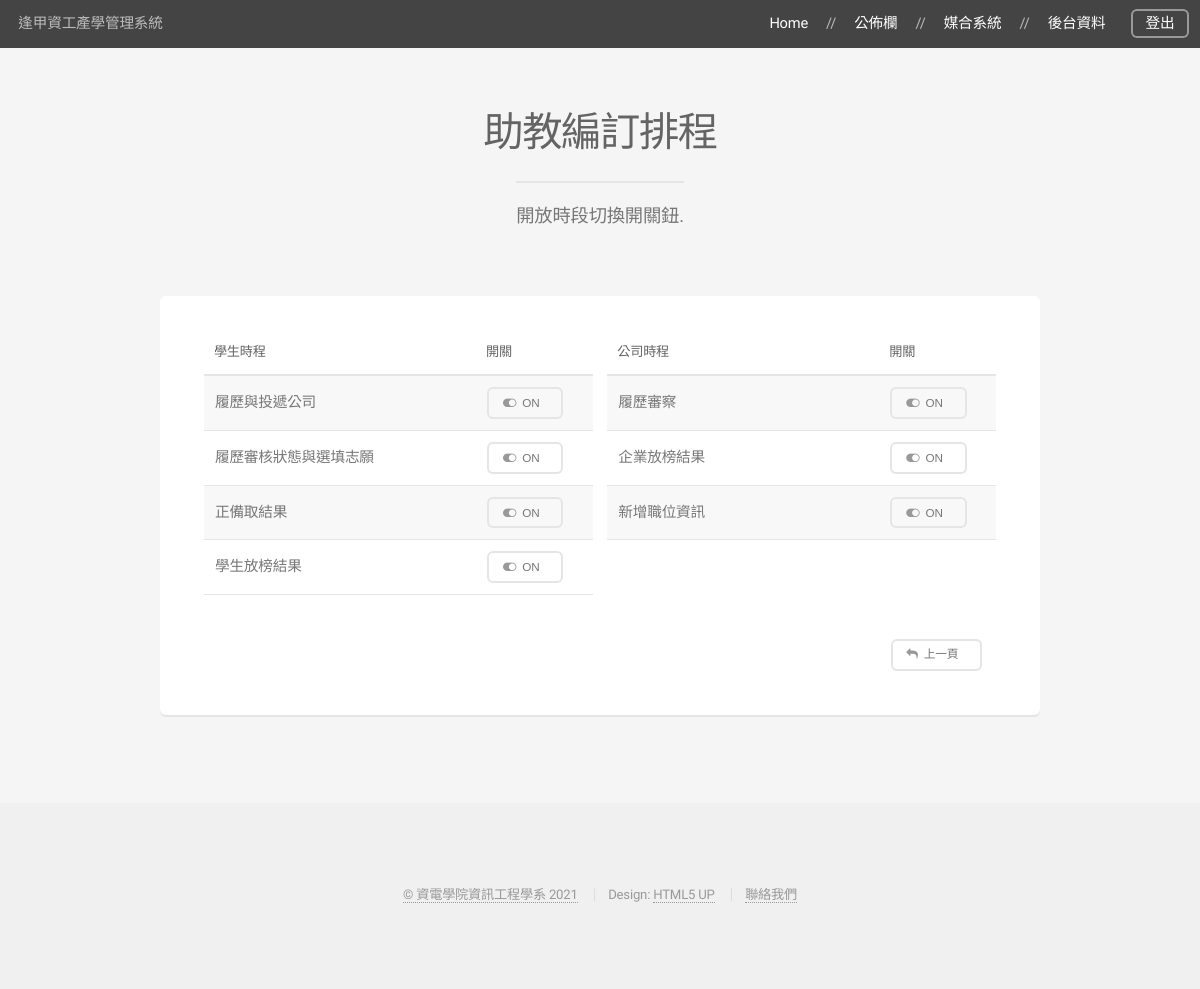
/manager/schedule/ (signed in), run on the app's committed database.
### manager/models.py (models this page shows)
class Function(models.Model):
    role = models.CharField(max_length=20, verbose_name='功能身分')
    function = models.CharField(max_length=20, verbose_name='功能名稱')
    switch = models.BooleanField(default=False, verbose_name='開關狀態')
    class Meta:
        ordering = ('function',)
        verbose_name = '功能開關'
        verbose_name_plural = '功能開關'

### manager/views.py (the view)
# urls.py: path('schedule/', views.schedule),
def schedule(request):
    if request.user.is_authenticated:
        if request.user.profile.role == Profile.MANAGER:
            student_units = Function.objects.filter(role='學生').order_by('id')
            company_units = Function.objects.filter(role='公司').order_by('id')
            if request.method == 'POST':
                function_ob = Function.objects.all()
                for unit in function_ob:
                    if unit.function in request.POST:
                        function_switch(unit)
            else:
                message = '請選擇要開關的功能！'
        else:
            message = '身分錯誤！請先登出切換身分！'
            return redirect('/personal_index')
        return render(request, 'schedule.html', locals())
    else:
        return redirect('')

### manager/templates/schedule.html (shortened to what this page needs)
{% extends 'base.html' %}
{% block headmessage %}
    <header>
        <h2>助教編訂排程</h2>
        <p>開放時段切換開關鈕.</p>
    </header>
{% endblock %}
{% block content %}
    <div class="box">
        <form method="POST" action="#" enctype="multipart/form-data">
            <div class="row gtr-50 gtr-uniform">
                    <div class="col-6 col-12-mobilep">
                        <div class="table-wrapper">
                            <table>
                                <thead>
                                <tr>
                                    <th>學生時程</th>
                                    <th style="width: 30%;">開關</th>
                                </tr>
                                </thead>
                                <tbody>
                                {% for unit in student_units %}
                                    <tr>
                                        <td>{{ unit.function }}</td>
                                        {% if unit.switch == True %}
                                            <td>
                                                <button type="submit" class="button alt small icon fa-toggle-on" name="{{ unit.function }}">ON</button>
                                            </td>
                                        {% else %}
                                            <td>
                                                <button type="submit" class="button special small icon fa-toggle-off" name="{{ unit.function }}">OFF</button>
                                            </td>
                                        {% endif %}
                                     </tr>
                                {% endfor %}
                                </tbody>
                            </table>
                        </div>
                    </div>
                    <div class="col-6 col-12-mobilep">
                        <div class="table-wrapper">
                            <table>
                                <thead>
                                <tr>
                                    <th>公司時程</th>
                                    <th style="width: 30%">開關</th>
                                </tr>
                                </thead>
                                <tbody>
                                {% for unit in company_units %}
                                    <tr>
                                        <td>{{ unit.function }}</td>
                                        {% if unit.switch == True %}
                                            <td>
                                                <button type="submit" class="button alt small icon fa-toggle-on" name="{{ unit.function }}">ON</button>
                                            </td>
                                        {% else %}
                                            <td>
                                                <button type="submit" class="button special small icon fa-toggle-off" name="{{ unit.function }}">OFF</button>
                                            </td>
                                        {% endif %}
                                    </tr>
                                {% endfor %}
                                </tbody>
                            </table>
                        </div>
                    </div>
                <br/>
                <div class="col-10 col-12-mobilep">
                </div>
                <div class=" col-2 col-12-mobilep">
                    <ul class="actions special">
                        <li><a href="/manager" class="button alt small icon fa-reply">上一頁</a></li>
                    </ul>
                </div>
            </div>
        </form>
    </div>
{% endblock %}

### data on the page
Function: function "履歷與投遞公司"
Function: function "履歷審核狀態與選填志願"
Function: function "正備取結果"
Function: function "學生放榜結果"
Function: function "履歷審察"
Function: function "企業放榜結果"
Function: function "新增職位資訊"
